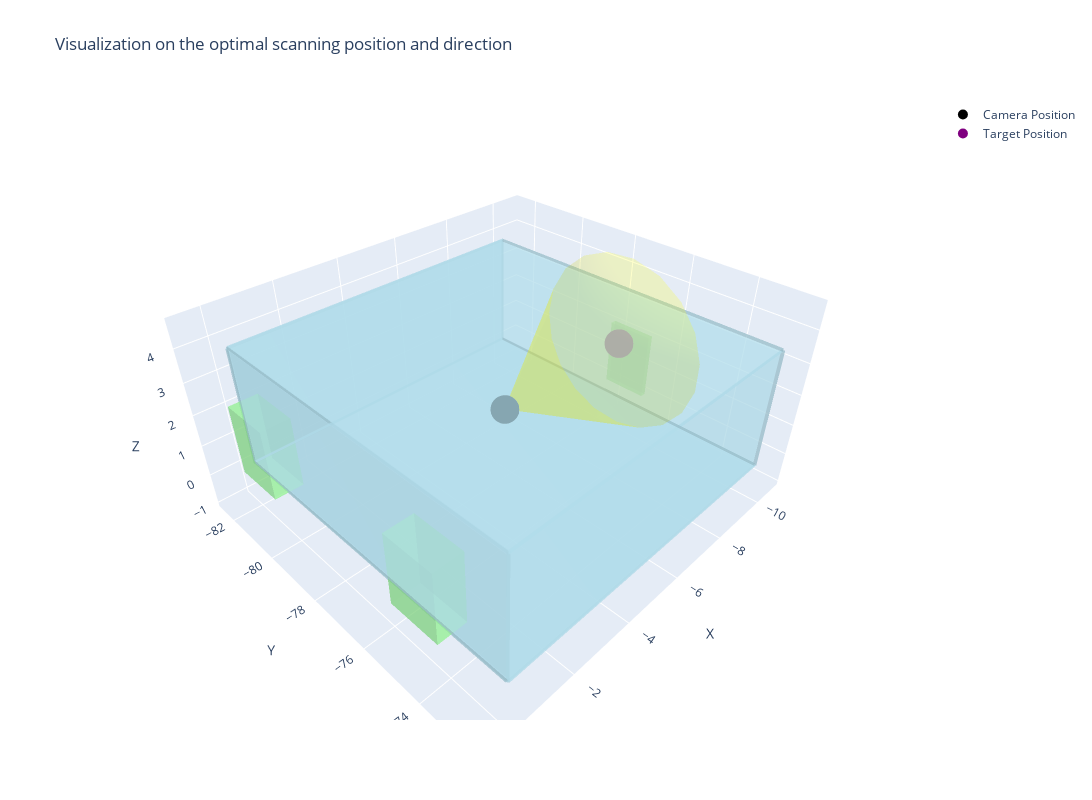

Notebook source saved alongside this figure:
### Code cell
# the room id: 39
# the first wall (left) of the room
defect_id = 1072
robot_id = 1

optimal_location, optimal_direction = get_scanning_plan_o1(defect_id, robot_id, gpt_model="gpt-4o")
visualize_scanning(defect_id, robot_id, optimal_location, optimal_direction)

### Figure 1 — Plotly figure (JSON) as saved in the notebook; plotly's stock layout.template omitted (floating-point values rounded to 4 significant figures)
{"data": [{"color": "lightgreen", "flatshading": true, "hoverinfo": "text", "i": [0, 0, 4, 4, 0, 0, 1, 1, 2, 2, 3, 3], "j": [1, 2, 5, 6, 1, 5, 2, 6, 3, 7, 0, 4], "k": [2, 3, 6, 7, 5, 4, 6, 5, 7, 6, 4, 7], "opacity": 0.5, "text": "ID: 5059, Type: door", "type": "mesh3d", "x": [-10.76, -10.58, -10.58, -10.76, -10.76, -10.58, -10.58, -10.76], "y": [-78.18, -78.18, -76.78, -76.78, -78.18, -78.18, -76.78, -76.78], "z": [0, 0, 0, 0, 2.085, 2.085, 2.085, 2.085]}, {"color": "lightblue", "flatshading": true, "hoverinfo": "text", "i": [0, 0, 4, 4, 0, 0, 1, 1, 2, 2, 3, 3], "j": [1, 2, 5, 6, 1, 5, 2, 6, 3, 7, 0, 4], "k": [2, 3, 6, 7, 5, 4, 6, 5, 7, 6, 4, 7], "opacity": 0.5, "text": "ID: 1040, Type: wall", "type": "mesh3d", "x": [-0.31, -0.21, -0.21, -0.31, -0.31, -0.21, -0.21, -0.31], "y": [-82.46, -82.46, -72.5, -72.5, -82.46, -82.46, -72.5, -72.5], "z": [0, 0, 0, 0, 3.7, 3.7, 3.7, 3.7]}, {"color": "lightgreen", "flatshading": true, "hoverinfo": "text", "i": [0, 0, 4, 4, 0, 0, 1, 1, 2, 2, 3, 3], "j": [1, 2, 5, 6, 1, 5, 2, 6, 3, 7, 0, 4], "k": [2, 3, 6, 7, 5, 4, 6, 5, 7, 6, 4, 7], "opacity": 0.5, "text": "ID: 4019, Type: window", "type": "mesh3d", "x": [-0.2613, 0.5465, 0.5465, -0.2613, -0.2613, 0.5465, 0.5465, -0.2613], "y": [-75.18, -75.18, -73.68, -73.68, -75.18, -75.18, -73.68, -73.68], "z": [0.814, 0.814, 0.814, 0.814, 2.872, 2.872, 2.872, 2.872]}, {"color": "lightgreen", "flatshading": true, "hoverinfo": "text", "i": [0, 0, 4, 4, 0, 0, 1, 1, 2, 2, 3, 3], "j": [1, 2, 5, 6, 1, 5, 2, 6, 3, 7, 0, 4], "k": [2, 3, 6, 7, 5, 4, 6, 5, 7, 6, 4, 7], "opacity": 0.5, "text": "ID: 4036, Type: window", "type": "mesh3d", "x": [-0.2613, 0.5465, 0.5465, -0.2613, -0.2613, 0.5465, 0.5465, -0.2613], "y": [-81.28, -81.28, -79.78, -79.78, -81.28, -81.28, -79.78, -79.78], "z": [0.814, 0.814, 0.814, 0.814, 2.872, 2.872, 2.872, 2.872]}, {"color": "lightblue", "flatshading": true, "hoverinfo": "text", "i": [0, 0, 4, 4, 0, 0, 1, 1, 2, 2, 3, 3], "j": [1, 2, 5, 6, 1, 5, 2, 6, 3, 7, 0, 4], "k": [2, 3, 6, 7, 5, 4, 6, 5, 7, 6, 4, 7], "opacity": 0.5, "text": "ID: 1082, Type: wall", "type": "mesh3d", "x": [-10.06, -0.2598, -0.2598, -10.06, -10.06, -0.2598, -0.2598, -10.06], "y": [-82.51, -82.51, -82.41, -82.41, -82.51, -82.51, -82.41, -82.41], "z": [0, 0, 0, 0, 3.7, 3.7, 3.7, 3.7]}, {"color": "lightblue", "flatshading": true, "hoverinfo": "text", "i": [0, 0, 4, 4, 0, 0, 1, 1, 2, 2, 3, 3], "j": [1, 2, 5, 6, 1, 5, 2, 6, 3, 7, 0, 4], "k": [2, 3, 6, 7, 5, 4, 6, 5, 7, 6, 4, 7], "opacity": 0.5, "text": "ID: 1118, Type: wall", "type": "mesh3d", "x": [-10.06, -0.2598, -0.2598, -10.06, -10.06, -0.2598, -0.2598, -10.06], "y": [-72.55, -72.55, -72.45, -72.45, -72.55, -72.55, -72.45, -72.45], "z": [0, 0, 0, 0, 3.7, 3.7, 3.7, 3.7]}, {"color": "lightblue", "flatshading": true, "hoverinfo": "text", "i": [0, 0, 4, 4, 0, 0, 1, 1, 2, 2, 3, 3], "j": [1, 2, 5, 6, 1, 5, 2, 6, 3, 7, 0, 4], "k": [2, 3, 6, 7, 5, 4, 6, 5, 7, 6, 4, 7], "opacity": 0.5, "text": "ID: 2046, Type: ceiling", "type": "mesh3d", "x": [-10.06, -0.2598, -0.2598, -10.06, -10.06, -0.2598, -0.2598, -10.06], "y": [-82.46, -82.46, -72.5, -72.5, -82.46, -82.46, -72.5, -72.5], "z": [3.65, 3.65, 3.65, 3.65, 3.75, 3.75, 3.75, 3.75]}, {"color": "lightblue", "flatshading": true, "hoverinfo": "text", "i": [0, 0, 4, 4, 0, 0, 1, 1, 2, 2, 3, 3], "j": [1, 2, 5, 6, 1, 5, 2, 6, 3, 7, 0, 4], "k": [2, 3, 6, 7, 5, 4, 6, 5, 7, 6, 4, 7], "opacity": 0.5, "text": "ID: 3047, Type: floor", "type": "mesh3d", "x": [-10.06, -0.2598, -0.2598, -10.06, -10.06, -0.2598, -0.2598, -10.06], "y": [-82.46, -82.46, -72.5, -72.5, -82.46, -82.46, -72.5, -72.5], "z": [-0.05, -0.05, -0.05, -0.05, 0.05, 0.05, 0.05, 0.05]}, {"marker": {"color": "black", "size": 10}, "mode": "markers", "name": "Camera Position", "type": "scatter3d", "x": [-5.159], "y": [-77.48], "z": [1.85]}, {"marker": {"color": "purple", "size": 10}, "mode": "markers", "name": "Target Position", "type": "scatter3d", "x": [-10.06], "y": [-77.48], "z": [1.85]}, {"color": "yellow", "i": [0, 0, 0, 0, 0, 0, 0, 0, 0, 0, 0, 0, 0, 0, 0, 0, 0, 0, 0, 0], "j": [1, 2, 3, 4, 5, 6, 7, 8, 9, 10, 11, 12, 13, 14, 15, 16, 17, 18, 19, 20], "k": [2, 3, 4, 5, 6, 7, 8, 9, 10, 11, 12, 13, 14, 15, 16, 17, 18, 19, 20, 1], "name": "Field of View", "opacity": 0.2, "type": "mesh3d", "x": [-5.159, -10.06, -10.06, -10.06, -10.06, -10.06, -10.06, -10.06, -10.06, -10.06, -10.06, -10.06, -10.06, -10.06, -10.06, -10.06, -10.06, -10.06, -10.06, -10.06, -10.06], "y": [-77.48, -80.31, -80.15, -79.71, -79.03, -78.17, -77.25, -76.34, -75.56, -74.99, -74.69, -74.69, -74.99, -75.56, -76.34, -77.25, -78.17, -79.03, -79.71, -80.15, -80.31], "z": [1.85, 1.85, 0.9316, 0.1126, -0.518, -0.892, -0.9689, -0.7403, -0.2311, 0.5037, 1.384, 2.316, 3.196, 3.931, 4.44, 4.669, 4.592, 4.218, 3.587, 2.768, 1.85]}], "layout": {"height": 800, "scene": {"aspectmode": "data", "aspectratio": {"x": 1, "y": 1, "z": 1}, "xaxis": {"title": {"text": "X"}, "visible": true}, "yaxis": {"title": {"text": "Y"}, "visible": true}, "zaxis": {"title": {"text": "Z"}, "visible": true}}, "title": {"text": "Visualization on the optimal scanning position and direction"}, "width": 1200}}
